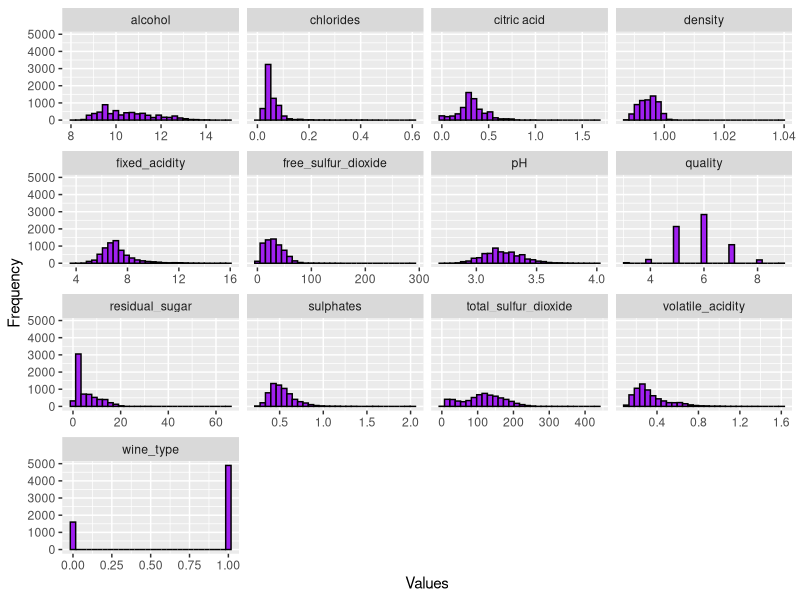
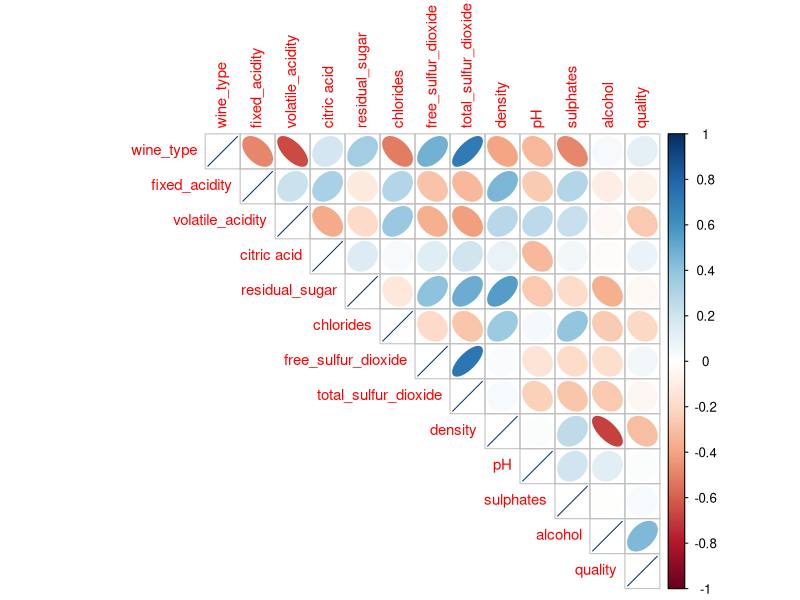
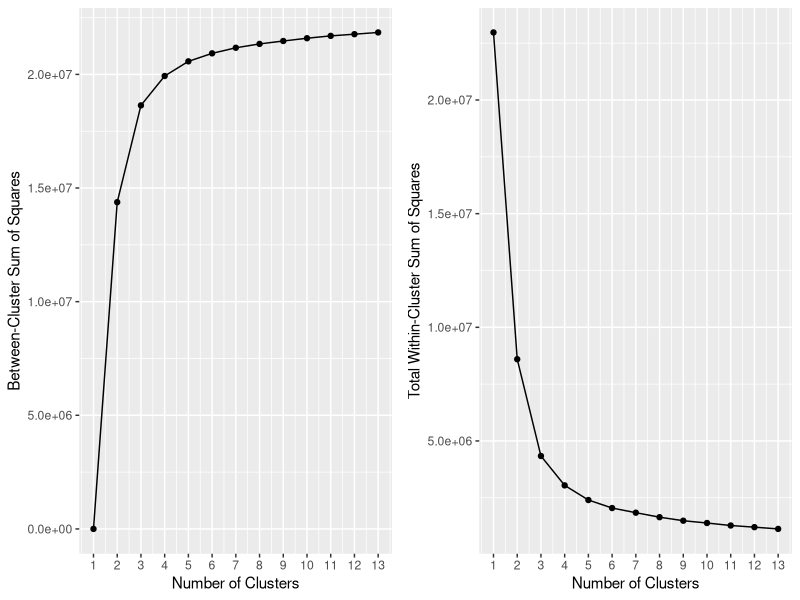
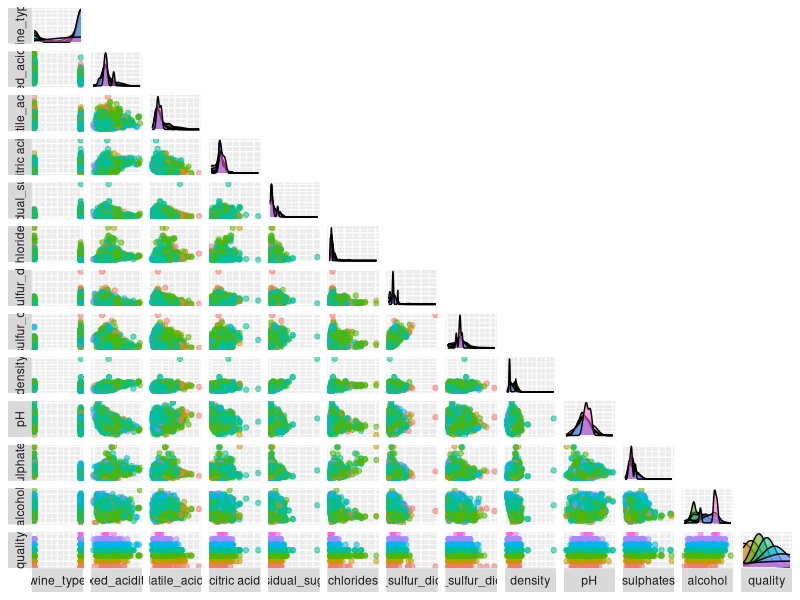

Source code (R) for these figures, in order:
# k-means is an unsupervised machine learning algorithm 
# used to find groups of observations (clusters) 
# that share similar characteristics.

# Load libraries

library(tidyverse)
library(dplyr)
library(tidyr)
library(readr)
library(tibble)
library(corrplot)
library(gridExtra)
library(GGally)
library(stats)

# Set the working directory
getwd()
path.expand("~/kmeans_analysis")
setwd()


# Read the stats
wines <- read.csv("input/combined_wine_binary.csv", header = TRUE)

# View header
head(wines, n=10) 

# Rename the columns
names(wines) <- c("wine_type", "fixed_acidity", "volatile_acidity", "citric acid", "residual_sugar", "chlorides", "free_sulfur_dioxide", "total_sulfur_dioxide", "density", "pH", "sulphates", "alcohol", "quality")

## DATA VISUALIZATION AND DATA EXPLORATION

# Determine the structure of data set
str(wines)

# Examine the statistical distribution
summary(wines)

# Create a histogram for each attribute
wines %>%
  gather(Attributes, value, 1:13) %>%
  ggplot(aes(x=value)) +
  geom_histogram(fill="purple", colour="black") +
  facet_wrap(~Attributes, scales="free_x") +
  labs(x="Values", y="Frequency") 

# Create a correlation matrix for each attribute
corrplot(cor(wines), type="upper", method="ellipse", tl.cex=0.9)

## K-Means Execution

# Execution of k-means with k=13
set.seed(1002476) #Set the seed for reproducibility

# Create 10 clusters
wines_k13_centers <-kmeans(wines, centers=13) 
wines_k13_centers$centers # Display cluster centers
table(wines_k13_centers$cluster) # Give a count of data points in each cluster

# Remove columns 1 and 13
wines_k13 <-kmeans(wines[,-c(1,13)], centers=13) 
wines_k13$centers # Display cluster centers
table(wines_k13$cluster) # Give a count of data points in each cluster
table(wines_k13_centers$cluster)

# Run the algorithm for different values of k 
bss <- numeric()
wss <- numeric()

set.seed(1002476)
for(i in 1:13){
  
  # For each k, calculate betweenss and tot.withinss
  bss[i] <- kmeans(wines, centers=i)$betweenss
  wss[i] <- kmeans(wines, centers=i)$tot.withinss
}

# To study which value of k gives us the best partition
# Between-Cluster Sum of Squares vs Choice of k
p3 <- qplot(1:13, bss, geom=c("point", "line"), 
            xlab="Number of Clusters", ylab="Between-Cluster Sum of Squares") +
  scale_x_continuous(breaks=seq(0, 13, 1))

# Total within-cluster sum of squares vs Choice of k
p4 <- qplot(1:13, wss, geom=c("point", "line"),
            xlab="Number of Clusters", ylab="Total Within-Cluster Sum of Squares") +
  scale_x_continuous(breaks=seq(0, 13, 1))

# Subplot
grid.arrange(p3, p4, ncol=2)

# Determine the optimal k-value based on graph
# Choose number of clusters where adding 
# another cluster doesn’t partition data better
# Choose k-value of 5

## RESULTS

# Execution of k-means with k=5
set.seed(1002476)
wines_k5 <- kmeans(wines, centers=5)

# Mean values of each cluster
aggregate(wines, by=list(wines_k5$cluster), mean)

# Pair-Wise Correlation 
ggpairs(cbind(wines, Cluster=as.factor(wines$quality)),
        columns=1:13, aes(colour=Cluster, alpha=0.5),
        lower=list(continuous="points"),
        upper=list(continuous="blank"),
        axisLabels="none", switch="both")

